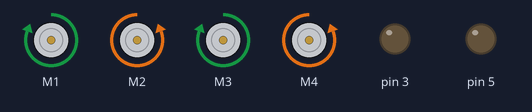
Recording of a sketch running on a simulated Arduino Uno, built with avr-gcc and run on an emulated ATmega328P. On the bench: 4 × DC motor (green arrow = forward, orange = backward, longer = faster), output pins drawn as LEDs (lit = HIGH).

Above: at 1.0 s.
At 5.3 s:
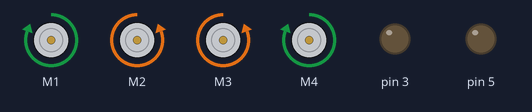
At 7.5 s:
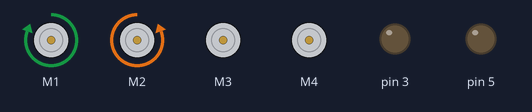
At 9.6 s:
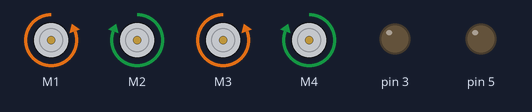
At 13.9 s:
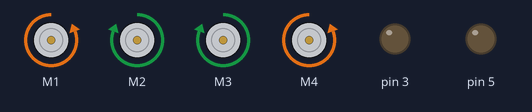
At 20.4 s:
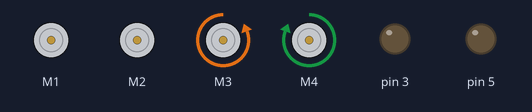
Timing chart, 0 to 22.4 s (numbered marks = the images above):
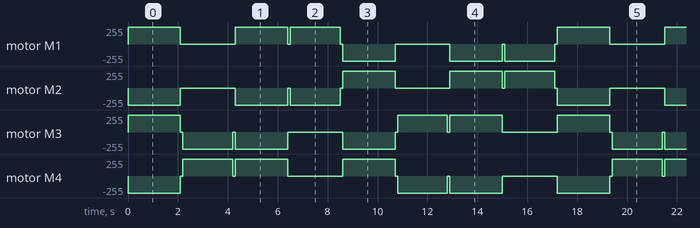

The sketch:

OctoDrive.ino
```cpp
/*
* More basic drive functions for the SortME v2 robot.
* Author trevor sherrard
* github: SherrardTr4129
* uses the AFmotor library found here:
* https://github.com/adafruit/Adafruit-Motor-Shield-library
*/

#include <AFMotor.h>

AF_DCMotor m1(1);
AF_DCMotor m2(2);
AF_DCMotor m3(3);
AF_DCMotor m4(4);
void setup(){
  pinMode(5, OUTPUT);
  pinMode(3, OUTPUT);
  Serial.begin(9600);
  m1.setSpeed(255);
  m2.setSpeed(255);
  m3.setSpeed(255);
  m4.setSpeed(255);
}


void loop()
{
  driveInOcto();
}

void straifL()
{
  m1.run(FORWARD);
  m2.run(BACKWARD);
  m3.run(FORWARD);
  m4.run(BACKWARD);
  delay(100);
}

void StraifR()
{
  m2.run(FORWARD);
  m1.run(BACKWARD);
  m4.run(FORWARD);
  m3.run(BACKWARD);
  delay(100);
}

void left()
{
  m1.run(FORWARD);
  m2.run(FORWARD);
  m3.run(FORWARD);
  m4.run(FORWARD);
  delay(100);
}

void right()
{
  m1.run(BACKWARD);
  m2.run(BACKWARD);
  m3.run(BACKWARD);
  m4.run(BACKWARD);
  delay(100);
}

void forward()
{

  m4.run(BACKWARD);
  m3.run(FORWARD);
  m1.run(BACKWARD);
  m2.run(FORWARD);
  delay(100);
}

void Reverse()
{
  m3.run(BACKWARD);
  m4.run(FORWARD);
  m2.run(BACKWARD);
  m1.run(FORWARD);
  delay(100);
}

void RightDuP()
{
  m3.run(FORWARD);
  m4.run(BACKWARD);
}

void LeftDDown()
{
  m3.run(BACKWARD);
  m4.run(FORWARD);
}
void RightDDown()
{
  m1.run(FORWARD);
  m2.run(BACKWARD);
}
void leftDup()
{
  m1.run(BACKWARD);
  m2.run(FORWARD);
}


void driveInOcto()
{
  straifL();
  delay(2000);
  mStop();
  LeftDDown();
  delay(2000);
  mStop();
  Reverse();
  delay(2000);
  mStop();
  RightDDown();
  delay(2000);
  mStop();
  StraifR();
  delay(2000);
  mStop();
  RightDuP();
  delay(2000);
  mStop();
  forward();
  delay(2000);
  mStop();
  leftDup();
  delay(2000);
  mStop();


}

void mStop()
{
  m3.run(RELEASE);
  m4.run(RELEASE);
  m2.run(RELEASE);
  m1.run(RELEASE);
  delay(100);
}
```

Measured:
- by itself, motor M1: repeats every 17.2 s: stopped 2.2 s, forward 255/255 2.1 s, stopped 0.10 s, forward 255/255 2.0 s, stopped 0.10 s, backward 255/255 2.1 s, stopped 2.2 s, backward 255/255 2.1 s, stopped 0.10 s, backward 255/255 2.0 s, stopped 0.10 s, forward 255/255 2.1 s
- by itself, motor M2: repeats every 17.2 s: stopped 2.2 s, backward 255/255 2.1 s, stopped 0.10 s, backward 255/255 2.0 s, stopped 0.10 s, forward 255/255 2.1 s, stopped 2.2 s, forward 255/255 2.1 s, stopped 0.10 s, forward 255/255 2.0 s, stopped 0.10 s, backward 255/255 2.1 s
